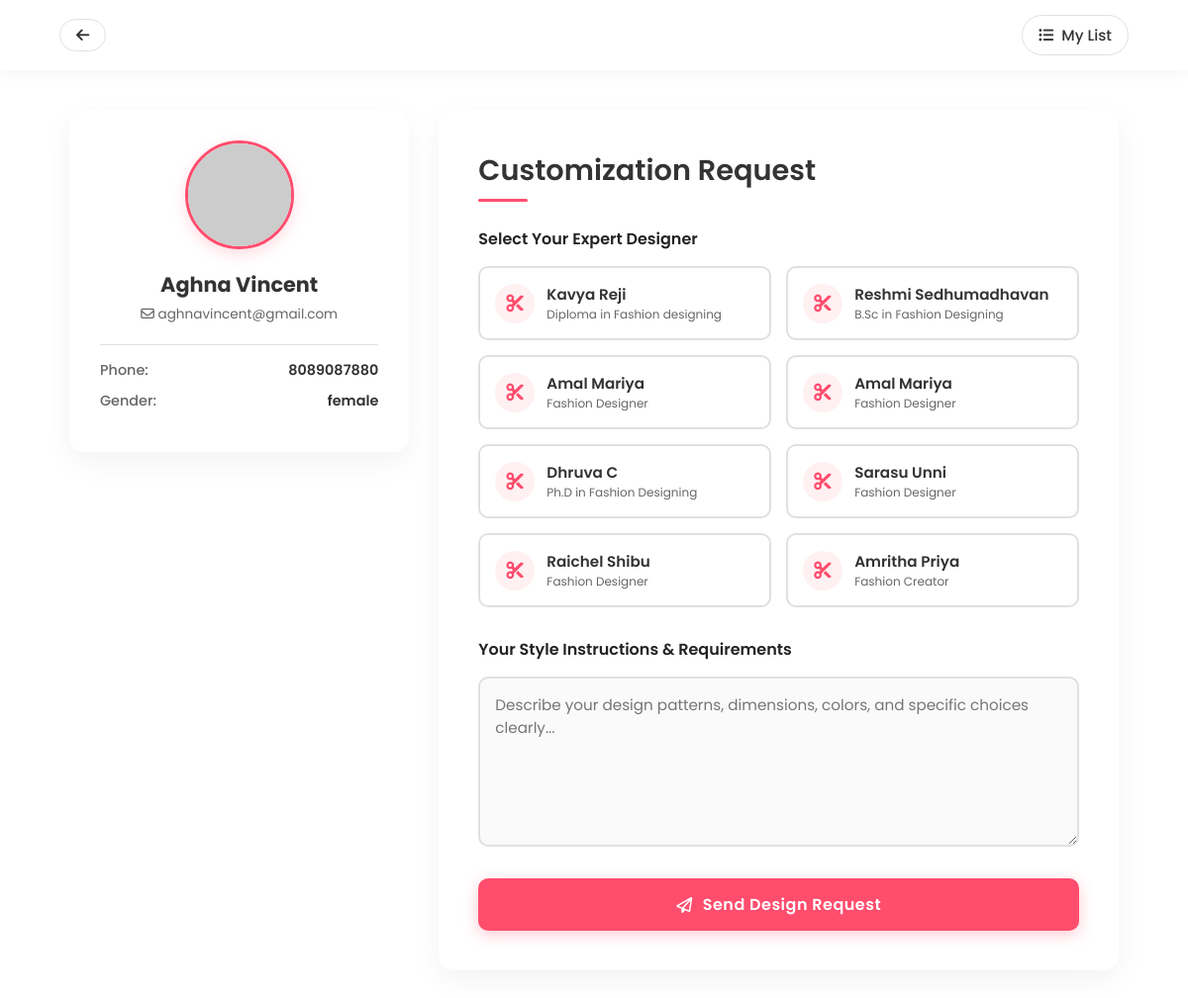
The app's page /addcustomization/ (signed in) with its own data.
### specksapp/models.py (models this page shows)
class Register(models.Model):
    name = models.CharField(max_length=25,null=True,blank=True)
    address = models.CharField(max_length=50,null=True,blank=True)
    Gender_choices =[
        ('M','male'),
        ('F','female'),
        ('O','other')
    ]
    gender = models.CharField(max_length=8,choices=Gender_choices,null=True,blank=True)
    phone = models.IntegerField(null=True,blank=True)
    email = models.EmailField(max_length=100,unique=True)
    password = models.CharField(max_length=25,null=True,blank=True)
    image = models.FileField(upload_to='images/',null=True,blank=True)

class designer(models.Model):
    name = models.CharField(max_length=25,null=True,blank=True)
    age = models.IntegerField(null=True,blank=True)
    qualification = models.CharField(max_length=25,null=True,blank=True)
    Gender_choices =[
        ('M','male'),
        ('F','female'),
        ('O','other')
    ]
    gender = models.CharField(max_length=8,choices=Gender_choices,null=True,blank=True)
    phone = models.IntegerField(null=True,blank=True)
    email = models.EmailField(max_length=100,unique=True,null=True,blank=True)
    password = models.CharField(max_length=25,null=True,blank=True)
    user = models.ForeignKey(shopowner_register,on_delete=models.CASCADE,null=True,blank=True)

### specksapp/views.py (the view, shortened to what this page needs)
# urls.py: path('addcustomization/',views.addcustomization,name='addcustomization'),
def addcustomization(request):
    if 'email' in request.session:
        email = request.session['email']
        try:
            user = models.Register.objects.get(email=email)
        except models.Register.DoesNotExist:
            return redirect('Login')
        designers = models.designer.objects.all()
        return render(request, 'addcustomization.html', {
            'designers': designers,
            'user': user,
        })
    return redirect('Login')

### specksapp/templates/addcustomization.html (shortened to what this page needs)
<!DOCTYPE html>
<html lang="en">
<head>
    <link rel="stylesheet" href="https://cdnjs.cloudflare.com/ajax/libs/font-awesome/6.4.0/css/all.min.css">
</head>
<body>
    <header class="nav-header">
        <a href="/home/" class="btn-nav">
            <i class="fa-solid fa-arrow-left"></i>
        </a>
        <a href="/mycustomizationlist/" class="btn-nav">
            <i class="fa-solid fa-list-ul"></i> My List
        </a>
    </header>
    <main class="main-container">
        <section class="profile-card">
            <div class="profile-img-container">
                {% if user.image %}
                    <img src="{{ user.image.url }}" alt="{{ user.name }}">
                {% else %}
                    <img src="https://ui-avatars.com/api/?name={{ user.name }}&background=ff4d6d&color=fff&size=128" alt="User Profile">
                {% endif %}
            </div>
            <h3>{{ user.name|default:"Client User" }}</h3>
            <p><i class="fa-regular fa-envelope"></i> {{ user.email }}</p>
            <div class="info-divider"></div>
            <div class="info-row">
                <span>Phone:</span>
                <span>{{ user.phone|default:"N/A" }}</span>
            </div>
            <div class="info-row">
                <span>Gender:</span>
                <span>{{ user.get_gender_display|default:"N/A" }}</span>
            </div>
        </section>
        <section class="form-card">
            <h2>Customization Request</h2>
            <form method="POST" id="customizationForm">
                <label class="section-label">Select Your Expert Designer</label>
                <div class="designer-radio-grid">
                    {% for d in designers %}
                        <label class="designer-option">
                            <div class="designer-box">
                                <div class="icon-avatar">
                                    <i class="fa-solid fa-scissors"></i>
                                </div>
                                <div class="designer-info">
                                    <h4>{{ d.name }}</h4>
                                    <p>{{ d.qualification|default:"Fashion Designer" }}</p>
                                </div>
                            </div>
                        </label>
                    {% empty %}
                        <p style="color: var(--text-muted); grid-column: 1/-1;">No professional designers available at the moment.</p>
                    {% endfor %}
                </div>
                <div class="form-group">
                    <label class="section-label" for="messege">Your Style Instructions & Requirements</label>
                    <textarea
                        name="messege"
                        id="messege"
                        rows="6"
                        placeholder="Describe your design patterns, dimensions, colors, and specific choices clearly..."
                        required></textarea>
                </div>
                <button type="submit" class="btn-submit">
                    <i class="fa-regular fa-paper-plane"></i> Send Design Request
                </button>
            </form>
        </section>
    </main>
</body>
</html>

### specksapp/templates/addcustomization.html (style rules this page uses)
:root { --primary: #ff4d6d; --primary-hover: #e63956; --bg-dark: #1a1a1a; --text-main: #333333; --text-muted: #666666; --border-color: #e0e0e0; }
* { box-sizing: border-box; margin: 0; padding: 0; font-family: 'Poppins', sans-serif; }
body { background: url('https://images.unsplash.com/photo-1558769132-cb1aea458c5e?q=80&w=1974&auto=format&fit=crop') no-repeat center center fixed; background-size: cover; color: var(--text-main); min-height: 100vh; padding-bottom: 50px; }
.nav-header { display: flex; justify-content: space-between; align-items: center; background: rgba(255, 255, 255, 0.95); padding: 15px 5%; box-shadow: 0 2px 15px rgba(0,0,0,0.05); backdrop-filter: blur(10px); position: sticky; top: 0; z-index: 1000; }
.btn-nav { display: inline-flex; align-items: center; gap: 8px; text-decoration: none; color: var(--text-main); font-weight: 500; font-size: 0.95rem; transition: all 0.3s ease; padding: 8px 16px; border-radius: 30px; border: 1px solid var(--border-color); background: #fff; }
.main-container { max-width: 1100px; margin: 40px auto; padding: 0 20px; display: grid; grid-template-columns: 1fr 2fr; gap: 30px; }
.profile-card { background: rgba(255, 255, 255, 0.95); padding: 30px; border-radius: 16px; box-shadow: 0 10px 30px rgba(0,0,0,0.05); text-align: center; height: fit-content; border: 1px solid rgba(255,255,255,0.8); }
.profile-img-container { width: 110px; height: 110px; margin: 0 auto 20px; border-radius: 50%; overflow: hidden; border: 3px solid var(--primary); box-shadow: 0 5px 15px rgba(255, 77, 109, 0.2); }
.profile-img-container img { width: 100%; height: 100%; object-fit: cover; }
.profile-card h3 { font-size: 1.3rem; margin-bottom: 5px; }
.profile-card p { font-size: 0.85rem; color: var(--text-muted); margin-bottom: 20px; }
.info-divider { height: 1px; background: var(--border-color); margin: 15px 0; }
.info-row { display: flex; justify-content: space-between; align-items: center; font-size: 0.9rem; margin-bottom: 10px; }
.info-row span:first-child { color: var(--text-muted); font-weight: 500; }
.info-row span:last-child { font-weight: 600; }
.form-card { background: #ffffff; padding: 40px; border-radius: 16px; box-shadow: 0 10px 30px rgba(0,0,0,0.05); }
.form-card h2 { font-size: 1.8rem; font-weight: 600; margin-bottom: 25px; position: relative; padding-bottom: 10px; }
.form-card h2::after { content: ''; position: absolute; left: 0; bottom: 0; width: 50px; height: 3px; background: var(--primary); border-radius: 2px; }
.section-label { display: block; font-size: 1rem; font-weight: 600; margin-bottom: 15px; color: #222; }
.designer-radio-grid { display: grid; grid-template-columns: repeat(auto-fill, minmax(220px, 1fr)); gap: 15px; margin-bottom: 30px; }
.designer-option { position: relative; }
.designer-box { border: 2px solid var(--border-color); border-radius: 10px; padding: 15px; display: flex; align-items: center; gap: 12px; cursor: pointer; transition: all 0.25s ease; background: #fff; }
.designer-box .icon-avatar { background: #fff0f2; color: var(--primary); width: 40px; height: 40px; border-radius: 50%; display: flex; align-items: center; justify-content: center; font-size: 1.1rem; flex-shrink: 0; }
.designer-info h4 { font-size: 0.95rem; font-weight: 600; color: var(--text-main); }
.designer-info p { font-size: 0.75rem; color: var(--text-muted); }
.form-group { margin-bottom: 25px; }
textarea { width: 100%; padding: 15px; border: 2px solid var(--border-color); border-radius: 10px; font-size: 0.95rem; resize: vertical; outline: none; transition: border-color 0.3s ease; background: #fafafa; }
.btn-submit { width: 100%; padding: 14px; background: var(--primary); color: white; border: none; border-radius: 10px; cursor: pointer; font-size: 1rem; font-weight: 600; letter-spacing: 0.5px; display: flex; align-items: center; justify-content: center; gap: 10px; transition: all 0.3s ease; box-shadow: 0 4px 15px rgba(255, 77, 109, 0.3); }

### records on screen
Register: name "Aghna Vincent", email "aghnavincent@gmail.com", phone "8089087880", gender "female"
designer: name "Kavya Reji", qualification "Diploma in Fashion designing"
designer: name "Reshmi Sedhumadhavan", qualification "B.Sc in Fashion Designing"
designer: name "Amal Mariya", qualification "Fashion Designer"
designer: name "Amal Mariya", qualification "Fashion Designer"
designer: name "Dhruva C", qualification "Ph.D in Fashion Designing"
designer: name "Sarasu Unni", qualification "Fashion Designer"
designer: name "Raichel Shibu", qualification "Fashion Designer"
designer: name "Amritha Priya", qualification "Fashion Creator"
